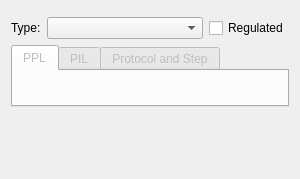
<?xml version="1.0" encoding="UTF-8"?>
<ui version="4.0">
 <class>ProcedureWidget</class>
 <widget class="QWidget" name="ProcedureWidget">
  <property name="geometry">
   <rect>
    <x>0</x>
    <y>0</y>
    <width>300</width>
    <height>179</height>
   </rect>
  </property>
  <property name="windowTitle">
   <string>Form</string>
  </property>
  <layout class="QGridLayout" name="gridLayout_4">
   <item row="0" column="0">
    <widget class="NameDescriptionWidget" name="nameDescriptionWidget" native="true"/>
   </item>
   <item row="1" column="0">
    <layout class="QHBoxLayout" name="horizontalLayout">
     <item>
      <widget class="QLabel" name="label">
       <property name="text">
        <string>Type:</string>
       </property>
       <property name="buddy">
        <cstring>typeComboBox</cstring>
       </property>
      </widget>
     </item>
     <item>
      <widget class="QComboBox" name="typeComboBox">
       <property name="sizePolicy">
        <sizepolicy hsizetype="MinimumExpanding" vsizetype="Fixed">
         <horstretch>0</horstretch>
         <verstretch>0</verstretch>
        </sizepolicy>
       </property>
      </widget>
     </item>
     <item>
      <widget class="QCheckBox" name="isRegulatedCheckBox">
       <property name="text">
        <string>Regulated</string>
       </property>
      </widget>
     </item>
    </layout>
   </item>
   <item row="2" column="0">
    <widget class="QTabWidget" name="asruTabWidget">
     <property name="enabled">
      <bool>false</bool>
     </property>
     <property name="currentIndex">
      <number>0</number>
     </property>
     <widget class="QWidget" name="pplTab">
      <attribute name="title">
       <string>PPL</string>
      </attribute>
      <layout class="QGridLayout" name="gridLayout">
       <item row="0" column="0">
        <widget class="ASRUWidget" name="pplWidget" native="true"/>
       </item>
      </layout>
     </widget>
     <widget class="QWidget" name="pilTab">
      <attribute name="title">
       <string>PIL</string>
      </attribute>
      <layout class="QGridLayout" name="gridLayout_2">
       <item row="0" column="0">
        <widget class="ASRUWidget" name="pilWidget" native="true"/>
       </item>
      </layout>
     </widget>
     <widget class="QWidget" name="protocolTab">
      <attribute name="title">
       <string>Protocol and Step</string>
      </attribute>
      <layout class="QGridLayout" name="gridLayout_3">
       <item row="0" column="0">
        <widget class="PPLProtocolStepWidget" name="protocolWidget" native="true"/>
       </item>
       <item row="1" column="0">
        <widget class="PPLProtocolStepWidget" name="protocolStepWidget" native="true"/>
       </item>
      </layout>
     </widget>
    </widget>
   </item>
   <item row="3" column="0">
    <spacer name="verticalSpacer">
     <property name="orientation">
      <enum>Qt::Orientation::Vertical</enum>
     </property>
     <property name="sizeHint" stdset="0">
      <size>
       <width>126</width>
       <height>28</height>
      </size>
     </property>
    </spacer>
   </item>
  </layout>
 </widget>
 <customwidgets>
  <customwidget>
   <class>NameDescriptionWidget</class>
   <extends>QWidget</extends>
   <header location="global">gui.widgets.dataclasswidgets.namedescriptionwidget</header>
   <container>1</container>
  </customwidget>
  <customwidget>
   <class>ASRUWidget</class>
   <extends>QWidget</extends>
   <header location="global">gui.widgets.dataclasswidgets.asruwidgets.asruwidget</header>
   <container>1</container>
  </customwidget>
  <customwidget>
   <class>PPLProtocolStepWidget</class>
   <extends>QWidget</extends>
   <header location="global">gui.widgets.dataclasswidgets.asruwidgets.pplprotocolstepwidget</header>
   <container>1</container>
  </customwidget>
 </customwidgets>
 <resources/>
 <connections/>
</ui>
